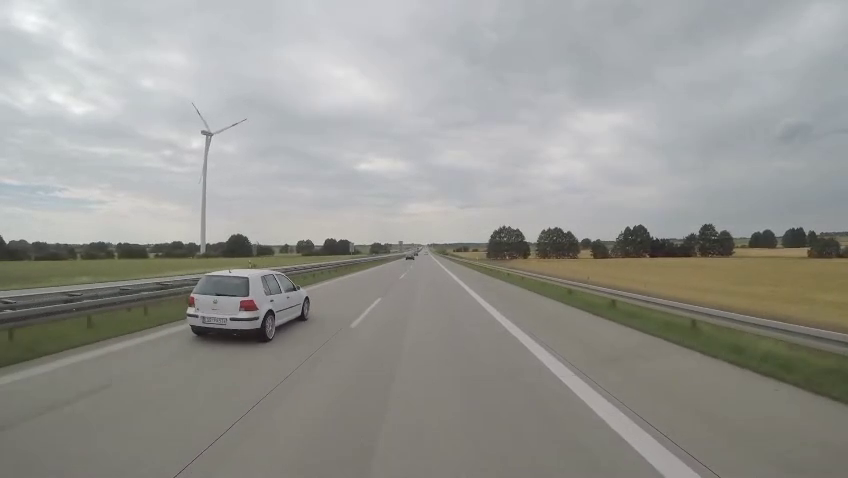
#> input picture frame 33 of test2.mp4, 848 x 478 px, given in place of test1.mp4, which was not available
$ python parallel_lane_detection.py
#> lines starting #> are read from the running program, lines starting #| are printed output that depends on the picture; after the words box and inside, x2 and y2 are one past the last pixel; in counts of white or black regions, pixels touching at a corner belong together; pictures that were not available may be replaced by others from this repository, and a replacement may not be noted
#!/usr/bin/env python3
"""
Parallel Lane Detection - Ensures lanes don't cross
"""
import cv2
import numpy as np
import argparse
import time


def detect_white_yellow_lanes(img):
    """Detect white and yellow lane markings"""
    gray = cv2.cvtColor(img, cv2.COLOR_BGR2GRAY)
    hsv = cv2.cvtColor(img, cv2.COLOR_BGR2HSV)

    # White lanes
    white_mask = cv2.inRange(gray, 200, 255)

    # Yellow lanes
    yellow_mask = cv2.inRange(hsv, (15, 50, 50), (35, 255, 255))

    # Combine
    lane_mask = cv2.bitwise_or(white_mask, yellow_mask)

    # Edge detection
    blur = cv2.GaussianBlur(gray, (5, 5), 0)
    edges = cv2.Canny(blur, 50, 150)

    # Combine masks and edges
    combined = cv2.bitwise_or(lane_mask, edges)

    return combined


def region_of_interest(img):
    """Apply trapezoid ROI"""
    h, w = img.shape[:2]
    mask = np.zeros_like(img)

    polygon = np.array([[
        (int(w * 0.1), h),
        (int(w * 0.45), int(h * 0.6)),
        (int(w * 0.55), int(h * 0.6)),
        (int(w * 0.9), h)
    ]], np.int32)

    cv2.fillPoly(mask, polygon, 255)
    masked = cv2.bitwise_and(img, mask)
    return masked


def find_lane_lines_parallel(binary_img):
    """
    Find lane lines with parallel constraint
    Returns two lines that stay parallel
    """
    h, w = binary_img.shape

    # Get histogram of bottom half
    histogram = np.sum(binary_img[h//2:, :], axis=0)

    # Find peaks in left and right halves
    midpoint = w // 2
    left_peak = np.argmax(histogram[:midpoint])
    right_peak = np.argmax(histogram[midpoint:]) + midpoint

    # If peaks are too close or too far, adjust
    lane_width = right_peak - left_peak
    if lane_width < w * 0.2:  # Too narrow
        center = (left_peak + right_peak) // 2
        left_peak = center - int(w * 0.15)
        right_peak = center + int(w * 0.15)
    elif lane_width > w * 0.6:  # Too wide
        center = (left_peak + right_peak) // 2
        left_peak = center - int(w * 0.25)
        right_peak = center + int(w * 0.25)

    # Use sliding windows
    nwindows = 9
    window_height = h // nwindows
    margin = 50
    minpix = 50

    nonzero = binary_img.nonzero()
    nonzeroy = np.array(nonzero[0])
    nonzerox = np.array(nonzero[1])

    left_lane_inds = []
    right_lane_inds = []

    left_current = left_peak
    right_current = right_peak

    for window in range(nwindows):
        win_y_low = h - (window + 1) * window_height
        win_y_high = h - window * window_height

        # Left window
        win_xleft_low = left_current - margin
        win_xleft_high = left_current + margin
        good_left = ((nonzeroy >= win_y_low) & (nonzeroy < win_y_high) &
                    (nonzerox >= win_xleft_low) & (nonzerox < win_xleft_high)).nonzero()[0]
        left_lane_inds.append(good_left)

        # Right window
        win_xright_low = right_current - margin
        win_xright_high = right_current + margin
        good_right = ((nonzeroy >= win_y_low) & (nonzeroy < win_y_high) &
                     (nonzerox >= win_xright_low) & (nonzerox < win_xright_high)).nonzero()[0]
        right_lane_inds.append(good_right)

        # Recenter
        if len(good_left) > minpix:
            left_current = int(np.mean(nonzerox[good_left]))
        if len(good_right) > minpix:
            right_current = int(np.mean(nonzerox[good_right]))

    # Concatenate
    left_lane_inds = np.concatenate(left_lane_inds)
    right_lane_inds = np.concatenate(right_lane_inds)

    leftx = nonzerox[left_lane_inds]
    lefty = nonzeroy[left_lane_inds]
    rightx = nonzerox[right_lane_inds]
    righty = nonzeroy[right_lane_inds]

    # Fit polynomials
    lanes = []

    if len(leftx) > 50:
        left_fit = np.polyfit(lefty, leftx, 2)
        y1 = h
        y2 = int(h * 0.6)
        x1 = int(left_fit[0] * y1**2 + left_fit[1] * y1 + left_fit[2])
        x2 = int(left_fit[0] * y2**2 + left_fit[1] * y2 + left_fit[2])
        lanes.append((x1, y1, x2, y2))
    else:
        # Fallback - vertical line
        lanes.append((left_peak, h, left_peak, int(h * 0.6)))

    if len(rightx) > 50:
        right_fit = np.polyfit(righty, rightx, 2)
        y1 = h
        y2 = int(h * 0.6)
        x1 = int(right_fit[0] * y1**2 + right_fit[1] * y1 + right_fit[2])
        x2 = int(right_fit[0] * y2**2 + right_fit[1] * y2 + right_fit[2])
        lanes.append((x1, y1, x2, y2))
    else:
        # Fallback - vertical line
        lanes.append((right_peak, h, right_peak, int(h * 0.6)))

    return lanes


def draw_lanes(img, lanes):
    """Draw lanes with filled area"""
    overlay = img.copy()

    if len(lanes) >= 2:
        # Draw filled polygon
        left = lanes[0]
        right = lanes[1]

        pts = np.array([[left[0], left[1]], [left[2], left[3]],
                       [right[2], right[3]], [right[0], right[1]]], np.int32)
        cv2.fillPoly(overlay, [pts], (0, 255, 255))
        cv2.addWeighted(overlay, 0.3, img, 0.7, 0, img)

        # Draw lane lines
        cv2.line(img, (left[0], left[1]), (left[2], left[3]), (0, 255, 0), 8)
        cv2.line(img, (right[0], right[1]), (right[2], right[3]), (0, 255, 0), 8)

    return img


def main():
    parser = argparse.ArgumentParser()
    parser.add_argument('--source', default='test1.mp4')
    parser.add_argument('--output', default='parallel_lanes.mp4')
    parser.add_argument('--display', action='store_true')
    args = parser.parse_args()

    cap = cv2.VideoCapture(args.source)
    if not cap.isOpened():
        print(f"Cannot open {args.source}")
        return

    fps = cap.get(cv2.CAP_PROP_FPS) or 25
    w = int(cap.get(cv2.CAP_PROP_FRAME_WIDTH))
    h = int(cap.get(cv2.CAP_PROP_FRAME_HEIGHT))

    fourcc = cv2.VideoWriter_fourcc(*'mp4v')
    out = cv2.VideoWriter(args.output, fourcc, fps, (w, h))

    frame_count = 0
    start_time = time.time()

    print(f"Processing {args.source}...")

    while True:
        ret, frame = cap.read()
#> frame is the input picture: shape (478, 848, 3); mean B, G, R 146.5, 150.8, 151
        if not ret:
            break

        # Detect lanes
        binary = detect_white_yellow_lanes(frame)
#> in detect_white_yellow_lanes, `white_mask = cv2.inRange(gray, 200, 255)`:
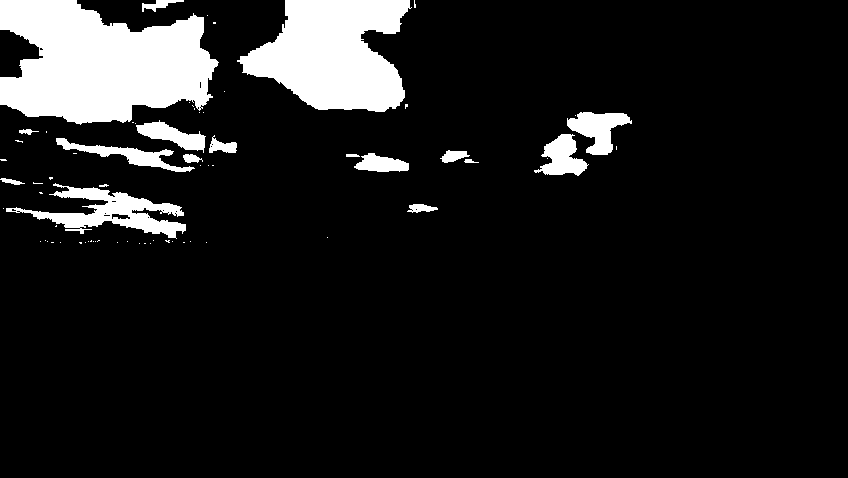
#> white_mask: shape (478, 848); 10.6% white; 69 white regions (51 under 20 px), largest, box (x1, y1, x2, y2) and area: (0, 0, 219, 125) 19443, (237, 0, 412, 112) 12980, (6, 183, 186, 239) 3578
#> in detect_white_yellow_lanes, `yellow_mask = cv2.inRange(hsv, (15, 50, 50), (35, 255, 255))`:
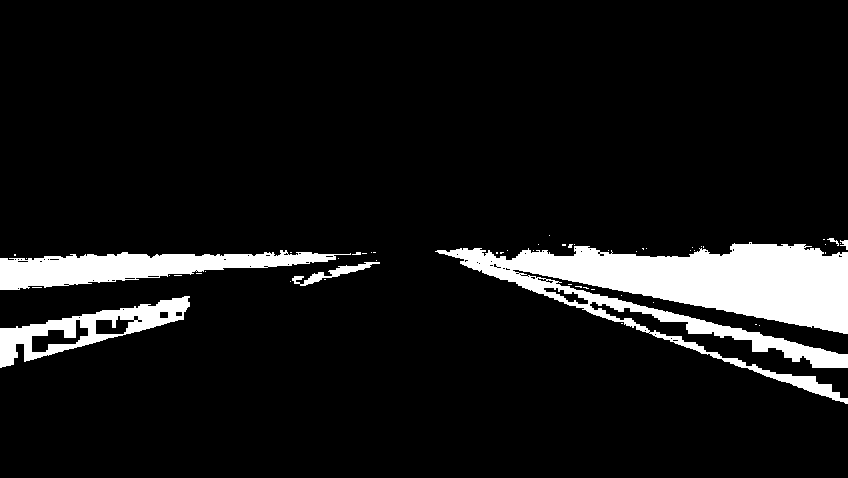
#> yellow_mask: shape (478, 848); 8.9% white; 53 white regions (47 under 20 px), largest, box (x1, y1, x2, y2) and area: (435, 242, 848, 404) 24383, (0, 250, 351, 290) 6896, (0, 296, 190, 368) 4212, (292, 262, 380, 286) 525, (840, 240, 848, 250) 45, (827, 238, 839, 246) 34
#> in detect_white_yellow_lanes, `edges = cv2.Canny(blur, 50, 150)`:
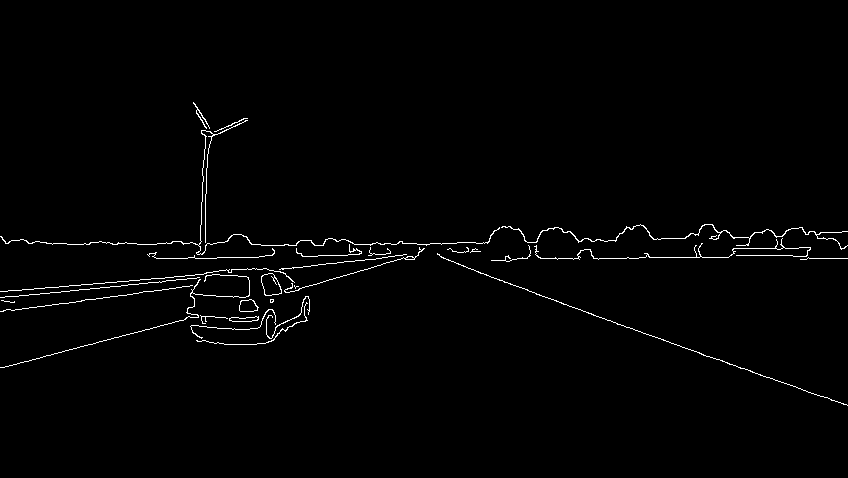
#> edges: shape (478, 848); 1.3% white in thin lines or dots, all inside (x1, y1, x2, y2) = (0, 102, 848, 406)
#> in detect_white_yellow_lanes, `combined = cv2.bitwise_or(lane_mask, edges)`:
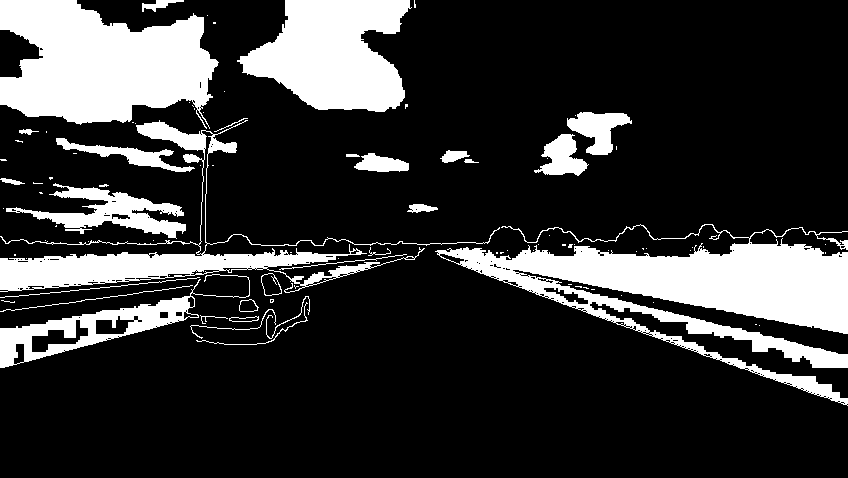
#> combined: shape (478, 848); 20.6% white; 92 white regions (62 under 20 px), largest, box (x1, y1, x2, y2) and area: (435, 224, 848, 406) 25560, (0, 0, 219, 129) 19504, (237, 0, 412, 112) 12980
        roi = region_of_interest(binary)
#> in region_of_interest, `cv2.fillPoly(mask, polygon, 255)`:
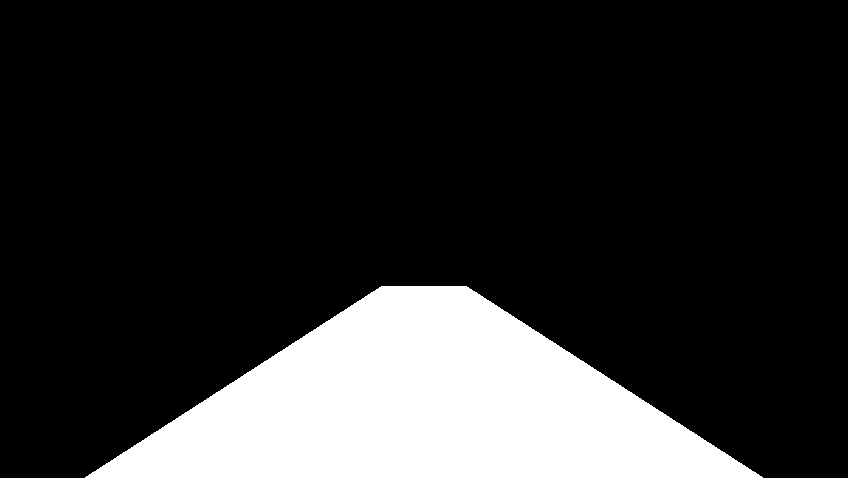
#> mask: shape (478, 848); 18.1% white; 1 white region, box (x1, y1, x2, y2) and area: (85, 286, 763, 478) 73449
        lanes = find_lane_lines_parallel(roi)
#> in find_lane_lines_parallel, `histogram = np.sum(binary_img[h//2:, :], axis=0)`: histogram = 848 values from 0 to 0
#> in find_lane_lines_parallel, `left_peak = np.argmax(histogram[:midpoint])`: left_peak = 0
#> in find_lane_lines_parallel, `right_peak = np.argmax(histogram[midpoint:]) + midpoint`: right_peak = 424
#> in find_lane_lines_parallel, `nonzero = binary_img.nonzero()`: nonzero = (empty array, empty array)
#> in find_lane_lines_parallel, `nonzeroy = np.array(nonzero[0])`: nonzeroy = empty array
#> in find_lane_lines_parallel, `left_current = left_peak`: left_current = 0
#> in find_lane_lines_parallel, `right_current = right_peak`: right_current = 424
#> after the loop in find_lane_lines_parallel, `for window in range(nwindows):`: left_lane_inds = [empty array, empty array, empty array, empty array, empty array, empty array, empty array, empty array, empty array]; right_lane_inds has the same summary as left_lane_inds
#> in find_lane_lines_parallel, `left_lane_inds = np.concatenate(left_lane_inds)`: left_lane_inds = empty array
#> lanes = [(0, 478, 0, 286), (424, 478, 424, 286)]

        # Draw
        result = draw_lanes(frame.copy(), lanes)
#> in draw_lanes, `left = lanes[0]`: left = (0, 478, 0, 286)
#> in draw_lanes, `right = lanes[1]`: right = (424, 478, 424, 286)
#> in draw_lanes, `pts = np.array([[left[0], left[1]], [left[2], left[3]], [right[2], rig..`: pts = [[0, 478], [0, 286], [424, 286], [424, 478]]
#> in draw_lanes, `cv2.fillPoly(overlay, [pts], (0, 255, 255))`:
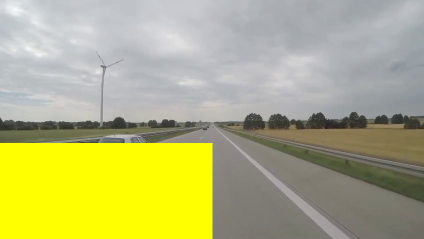
#> overlay: shape (478, 848, 3) (shown at 1/2 size); mean B, G, R 124.5, 178.6, 178.3

        # Add text
        cv2.putText(result, f"Frame: {frame_count} | Lanes: {len(lanes)}",
                   (20, 50), cv2.FONT_HERSHEY_SIMPLEX, 1, (0, 255, 0), 2)
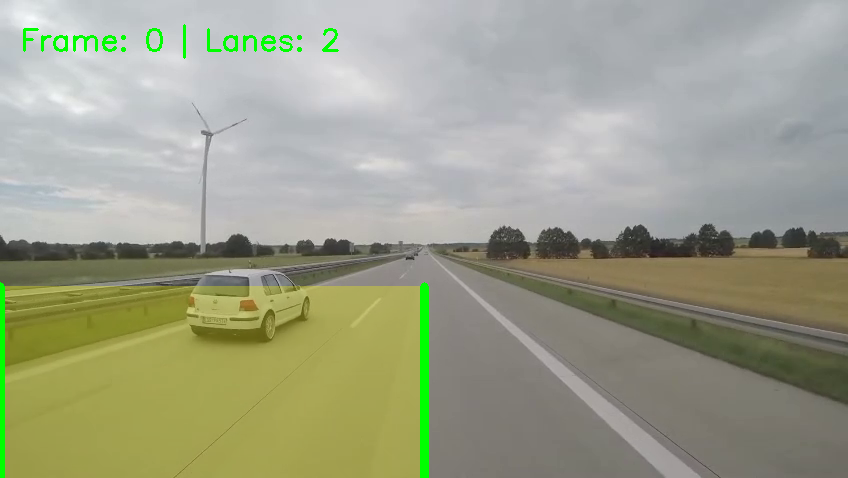
#> result: shape (478, 848, 3); mean B, G, R 138.4, 160.1, 157.3

        out.write(result)
        frame_count += 1

        if args.display:
            cv2.imshow('Parallel Lane Detection', result)
            if cv2.waitKey(1) & 0xFF == ord('q'):
                break

        if frame_count % 100 == 0:
            elapsed = time.time() - start_time
            fps_actual = frame_count / elapsed
            print(f"Processed {frame_count} frames... FPS: {fps_actual:.1f}")

    cap.release()
    out.release()
    if args.display:
        cv2.destroyAllWindows()

    print(f"Done! Saved to {args.output}")
    print(f"Total frames: {frame_count}")


if __name__ == '__main__':
    main()

$ run again, starting later in the video
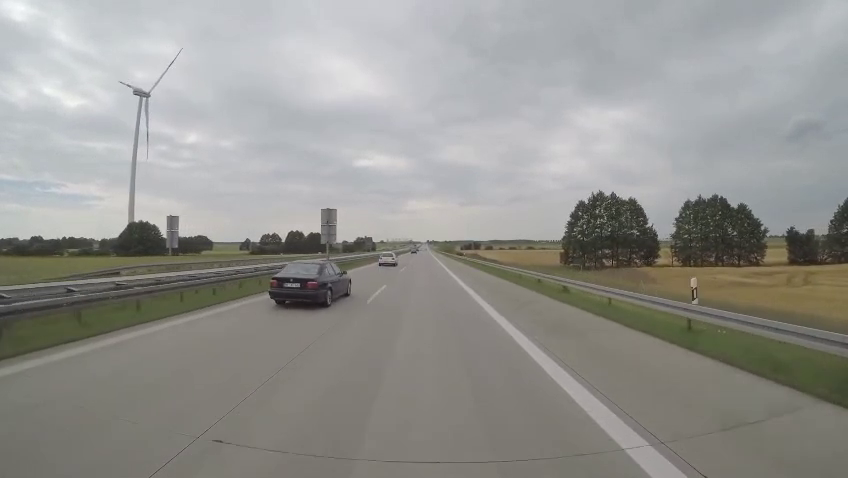
#> input picture frame 152 of test2.mp4, 848 x 478 px, given in place of test1.mp4, which was not available
#> in main, frame is the input picture: shape (478, 848, 3); mean B, G, R 144, 147.9, 148.3
#> hsv: shape (478, 848, 3); mean H, S, V 61.1, 21.3, 151.4
#> in detect_white_yellow_lanes, `white_mask = cv2.inRange(gray, 200, 255)`:
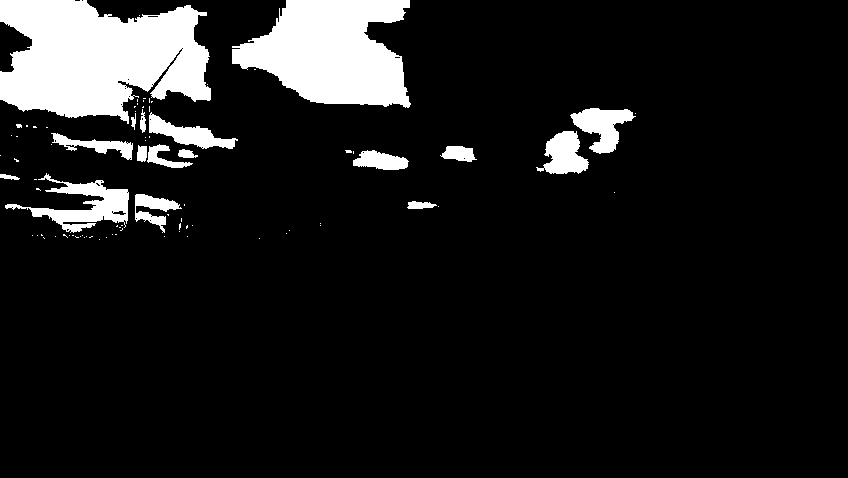
#> white_mask: shape (478, 848); 10.6% white; 85 white regions (67 under 20 px), largest, box (x1, y1, x2, y2) and area: (0, 0, 211, 124) 18883, (232, 0, 411, 108) 13201, (5, 173, 129, 233) 2573
#> yellow_mask: shape (478, 848); 7.9% white; 119 white regions (109 under 20 px), largest, box (x1, y1, x2, y2) and area: (438, 238, 848, 409) 22106, (0, 246, 280, 286) 4424, (0, 278, 272, 360) 4120
#> lane_mask: shape (478, 848); 18.5% white; 204 white regions (176 under 20 px), largest, box (x1, y1, x2, y2) and area: (438, 238, 848, 409) 22106, (0, 0, 211, 124) 18883, (232, 0, 411, 108) 13201
#> edges: shape (478, 848); 1.5% white in thin lines or dots, all inside (x1, y1, x2, y2) = (0, 47, 848, 361)
#> combined: shape (478, 848); 19.6% white; 162 white regions (125 under 20 px), largest, box (x1, y1, x2, y2) and area: (0, 0, 571, 287) 31525, (438, 195, 848, 409) 22765, (232, 0, 411, 108) 13201
#> mask: shape (478, 848); 18.1% white; 1 white region, box (x1, y1, x2, y2) and area: (85, 286, 763, 478) 73449
#> masked: shape (478, 848); every value is 0
#> histogram = 848 values from 0 to 0
#> left_peak = 0
#> right_peak = 424
#> nonzero = (empty array, empty array)
#> nonzeroy = empty array
#> left_current = 0
#> right_current = 424
#> after the loop in find_lane_lines_parallel, `for window in range(nwindows):`: left_lane_inds = [empty array, empty array, empty array, empty array, empty array, empty array, empty array, empty array, empty array]; right_lane_inds has the same summary as left_lane_inds
#> in find_lane_lines_parallel, `left_lane_inds = np.concatenate(left_lane_inds)`: left_lane_inds = empty array
#> lanes = [(0, 478, 0, 286), (424, 478, 424, 286)]
#> left = (0, 478, 0, 286)
#> right = (424, 478, 424, 286)
#> pts = [[0, 478], [0, 286], [424, 286], [424, 478]]
#> in main, `cv2.putText(result, f"Frame: {frame_count} | Lanes: {len(lanes)}", (20..`:
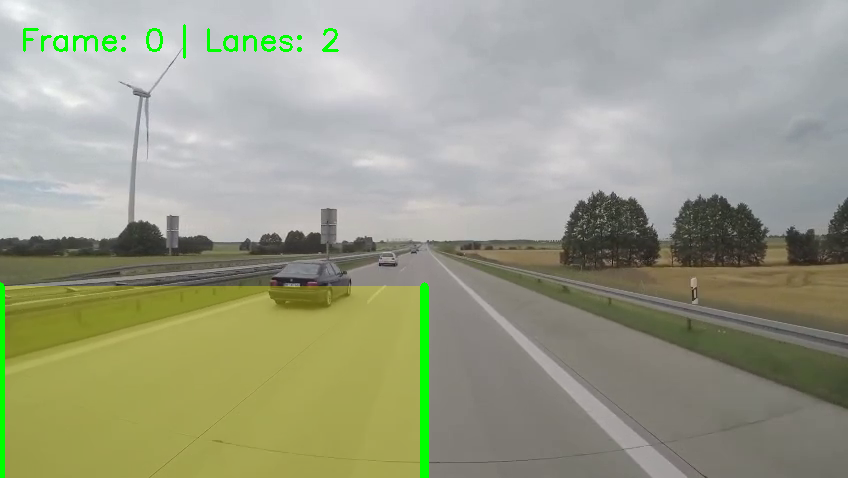
#> result: shape (478, 848, 3); mean B, G, R 135.8, 157.1, 154.5
